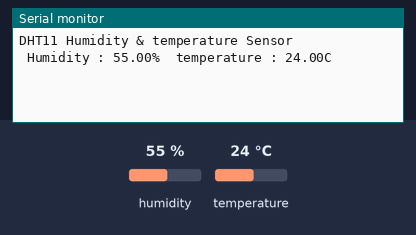
Bench run of a sketch on a simulated Arduino Uno, built with avr-gcc and run on an emulated ATmega328P. On the bench: the last lines printed to the serial monitor. Wiring (inferred from the names in the program): DHT11 sensor: data A0. The test bench sets the inputs (shaded band); at power-on: humidity 55 %, temperature 24 °C.

Above: at 2.2 s.
2.3 s: humidity set to 22 %
At 4.5 s:
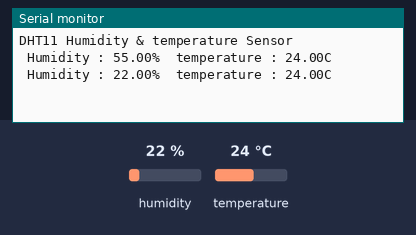
5.0 s: temperature set to 12 °C
At 5.7 s:
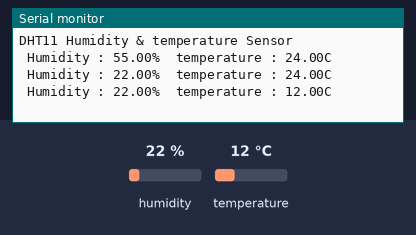
7.7 s: humidity set to 40 %
At 10.6 s:
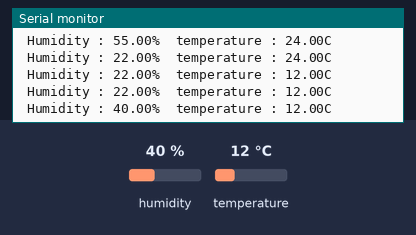
Timing chart, 0 to 12.1 s (numbered marks = the images above; inputs shaded):
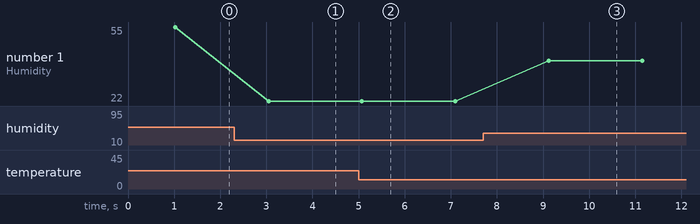

The sketch:

DHT11.ino
```cpp
#include "dht.h"
#define dht_apin A0

dht DHT;


void setup() {
  Serial.begin(9600);
  delay(500);
  Serial.println("DHT11 Humidity & temperature Sensor \n\n");
    delay(500);

}

void loop() {
  DHT.read11(dht_apin);
  Serial.print(" Humidity : ");
  Serial.print( DHT.humidity);
  Serial.print("% ");

  Serial.print(" temperature : ");
  Serial.print( DHT.temperature);
  Serial.println("C ");
  delay(2000);
}
```

Measured:
- after the input at 2.3 s, the serial monitor: prints a new line after 0.75 s (image 1)
- after the input at 5.0 s, the serial monitor: prints a new line after 0.07 s (image 2)
- after the input at 7.7 s, the serial monitor: prints a new line after 1.4 s (image 3)
- plotted number 1: 55 → 22 after the input at 2.3 s, 22 → 40 after the input at 7.7 s
